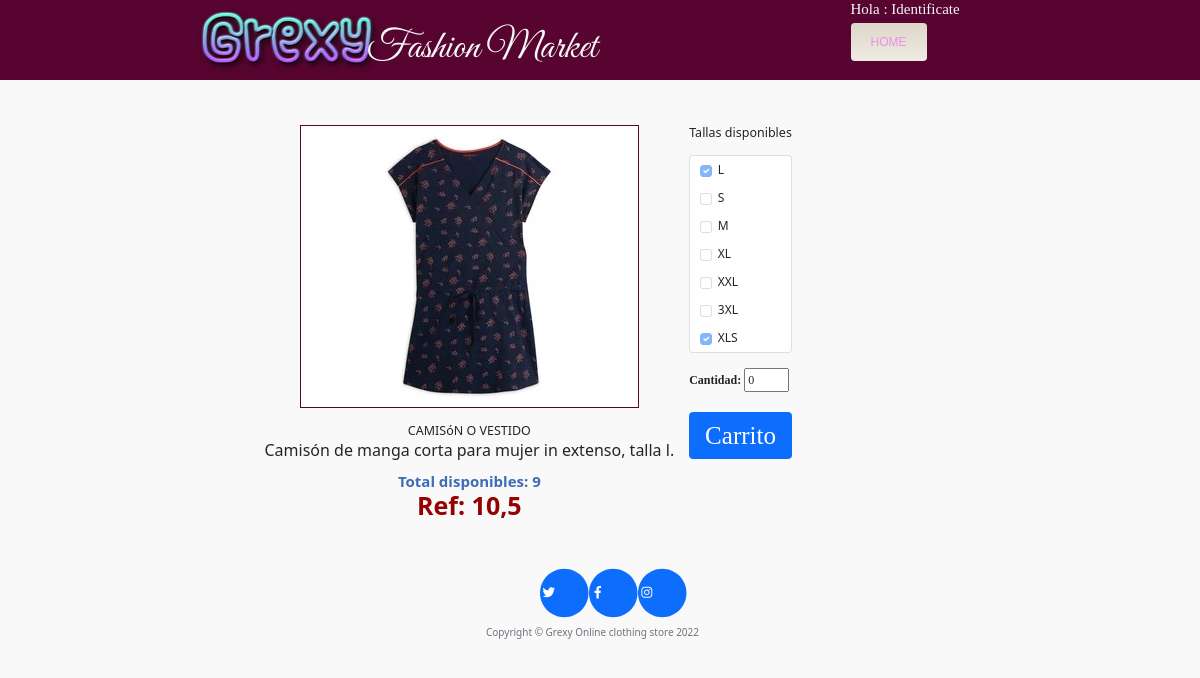
Screenshot of /fn_show_product/1 with the database file from the repository.
### main.py (models this page shows)
class Products(db.Model, UserMixin):
    __tablename__ = "products"
    prod_id         =db.Column(db.Integer,primary_key =True)
    categoria_id    =db.Column(db.Integer, primary_key=False)
    desc_small_prod =db.Column(db.String(100),unique =True,nullable = False)
    desc_large_prod =db.Column(db.String(100),nullable = False)
    img_prod        =db.Column(db.String(100),nullable =False)
    price_prod      =db.Column(db.Float, primary_key=False,nullable = False)
    sex_prod        =db.Column(db.String(1), nullable=False)
    target_prod     =db.Column(db.String(1), nullable=False)
    size_L_count    =db.Column(db.Integer, primary_key=False,nullable = False)
    size_S_count    =db.Column(db.Integer, primary_key=False,nullable = False)
    size_M_count    =db.Column(db.Integer, primary_key=False,nullable = False)
    size_XL_count   =db.Column(db.Integer, primary_key=False,nullable = False)
    size_XXL_count  =db.Column(db.Integer, primary_key=False,nullable = False)
    size_3XL_count  =db.Column(db.Integer, primary_key=False,nullable = False)
    size_XLS_count  =db.Column(db.Integer, primary_key=False,nullable = False)

### main.py (the view)
@app.route('/fn_show_product/<prod_id>',methods=["GET","POST"])
def fn_show_product(prod_id):
    global prod_list_det_glb,USER_CARD_LIST
    form = AddCarForm()
    if request.method =='POST':
        USER_CARD_LIST.append((prod_id,request.form.get('cantidad_req')))
        return redirect(url_for('fn_home'))
    else:
        fn_get_det_products(pProd_id=prod_id)
        return render_template(template_name_or_list='show-prod.html'
                               ,conpany_name        =COMPANY_NAME
                               ,btn_title           ='HOME'
                               ,current_year        =CURRENT_YEAR
                               ,prod_list_det       =prod_list_det_glb
                               ,full_name_user      =full_name_user
                               ,form                =form
                               )

### forms.py
class AddCarForm(FlaskForm):
    cantidad_req   =IntegerField('Cantidad:',[DataRequired(),length(min=1, max=3),input_required(),number_range(min=0, max=5)], default=0)
    submit         =SubmitField("Carrito")

### main.py (called while the page is built)
def fn_get_det_products(pProd_id):
    global prod_list_det_glb
    prod_list_det_glb = Products_vw.query.filter(Products_vw.prod_id == pProd_id).all()

### templates/show-prod.html
{% extends 'bootstrap/base.html' %}
{% import "bootstrap/wtf.html" as wtf %}
{% block content %}
{% include "header2.html" %}
<br><br><br>
<div class="row container div-login-main">
    <div class="col-md-auto
     div-well-come-back">
        <img src="{{ prod_list_det[0].img_prod}}" class="img-fluid" style="border: solid 1px;border-color: #570530;" alt="...">
        <br><br>
        <h5 class="card-title">{{ prod_list_det[0].desc_small_prod}}</h5>
        <p class="card-text" style="font-size: 16px;">{{ prod_list_det[0].desc_large_prod.capitalize() }}</p>
        <h5 class="card-title card-price" style="font-size: 15px;color : #3D6CB9;">Total disponibles: {{ prod_list_det[0].total_count }}</h5>
        <h5 class="card-title card-price" style="font-size: 25px;">Ref: {{ prod_list_det[0].price_prod}}</h5>
    </div>
    <div class="col-md-auto">
        <h5 class="card-title">Tallas disponibles</h5> <br>
        <ul class="list-group">
            <li class="list-group-item">
                {% if prod_list_det[0].size_L_count > 0 %}
                <input name="chk_size" class="form-check-input me-1" type="checkbox" checked disabled="True">
                {% else %}
                <input name="chk_size" class="form-check-input me-1" type="checkbox" disabled="True">
                {% endif %}
                L
            </li>
            <li class="list-group-item">
                {% if prod_list_det[0].size_S_count > 0 %}
                <input name="chk_size" class="form-check-input me-1" type="checkbox" checked disabled="True">
                {% else %}
                <input name="chk_size" class="form-check-input me-1" type="checkbox" disabled="True">
                {% endif %}
                S
            </li>
            <li class="list-group-item">
                {% if prod_list_det[0].size_M_count > 0 %}
                <input name="chk_size" class="form-check-input me-1" type="checkbox" checked disabled="True">
                {% else %}
                <input name="chk_size" class="form-check-input me-1" type="checkbox" disabled="True">
                {% endif %}
                M
            </li>
            <li class="list-group-item">
                {% if prod_list_det[0].size_XL_count > 0 %}
                <input name="chk_size" class="form-check-input me-1" type="checkbox" checked disabled="True">
                {% else %}
                <input name="chk_size" class="form-check-input me-1" type="checkbox" disabled="True">
                {% endif %}
                XL
            </li>
            <li class="list-group-item">
                {% if prod_list_det[0].size_XXL_count > 0 %}
                <input name="chk_size" class="form-check-input me-1" type="checkbox" checked disabled="True">
                {% else %}
                <input name="chk_size" class="form-check-input me-1" type="checkbox" disabled="True">
                {% endif %}
                XXL
            </li>
            <li class="list-group-item">
                {% if prod_list_det[0].size_3XL_count > 0 %}
                <input name="chk_size" class="form-check-input me-1" type="checkbox" checked disabled="True">
                {% else %}
                <input name="chk_size" class="form-check-input me-1" type="checkbox" disabled="True">
                {% endif %}
                3XL
            </li>
            <li class="list-group-item">
                {% if prod_list_det[0].size_XLS_count > 0 %}
                <input name="chk_size" class="form-check-input me-1" type="checkbox" checked disabled="True">
                {% else %}
                <input name="chk_size" class="form-check-input me-1" type="checkbox" disabled="True">
                {% endif %}
                XLS
            </li>
        </ul>
        <br>
            <form class="form-add2" name="FrmAddProd" action="{{ url_for('fn_show_product', prod_id=prod_list_det[0].prod_id) }}" method="post">
                {{ form.cantidad_req.label}}
                {{ form.cantidad_req }} <br><br>
                {{ form.submit(class_="btn btn-primary but-form-car") }}
            </form>
    </div>
</div>
{% include "footer.html" %}
{% endblock %}

### templates/header2.html (shortened to what this page needs)
<!doctype html>
<html lang="en">
  <head>
    <link href="https://cdn.jsdelivr.net/npm/bootstrap@5.2.0-beta1/dist/css/bootstrap.min.css" rel="stylesheet">
    <link rel="stylesheet" href="/static/css/styles.css">
      <link rel="stylesheet" href="/static/css/styles2.css">
  </head>
  <body>
    <div class="row div_first_row">
         <div class="col">
                  <img class="img-logo" src="/static/images/GrexyFun.png" alt="img-logo">
         </div>
         <div class="col-md-auto div_title_company">
                <h1 id="id-company">{{conpany_name}}</h1>
         </div>
        <div class="col div-header2-col2">
            <h1 id="h1-identificate">Hola : {{ full_name_user }}</h1>
           <a class="btn btn-primary float-right btn_bar" href="{{ url_for('fn_home') }}">{{ btn_title }}</a>
        </div>
    </div>

### templates/footer.html (shortened to what this page needs)
  <br><br><br><br>
  <footer>
    <div class="container">
      <div class="row">
        <div class="col-lg-8 col-md-10 mx-auto">
          <ul class="list-inline text-center">
            <li class="list-inline-item">
              <a href="https://twitter.com/">
                <span class="fa-stack fa-lg">
                  <i class="fas fa-circle fa-stack-2x"></i>
                  <i class="fab fa-twitter fa-stack-1x fa-inverse"></i>
                </span>
              </a>
            </li>
            <li class="list-inline-item">
              <a href="mailto:jorgevinsencio@gmail.com">
                <span class="fa-stack fa-lg">
                  <i class="fas fa-circle fa-stack-2x"></i>
                  <i class="fab fa-facebook-f fa-stack-1x fa-inverse"></i>
                </span>
              </a>
            </li>
            <li class="list-inline-item">
              <a href="https://www.instagram.com/">
                <span class="fa-stack fa-lg">
                  <i class="fas fa-circle fa-stack-2x"></i>
                  <i class="fab fa-instagram fa-stack-1x fa-inverse"></i>
                </span>
              </a>
            </li>
          </ul>
        </div>
        <br><br><br>
        <div class="row" style="text-align: -webkit-center;">
          <p class="copyright text-muted">Copyright &copy; Grexy Online clothing store {{current_year}}</p>
        </div>
      </div>
    </div>
  </footer>
</body>
</html>

### static/css/styles.css (style rules this page uses)
html,body { height: 1000px; background-color: #F9F9F9; }
.container { max-width: 1299px; }
.div_first_row { height:80px; background-color: #570530 }
.div_title_company { font-family: 'Rubik Moonrocks'; text-align: center; width: 40%; }
.div-well-come-back { justify-content: center; text-align: center; }
.div-login-main { width: 800px; position: relative; left: 257px; }
#submit { font-size: 25px; font-family: 'Source+Serif+Pro'; }
#id-company { height: 50%; width : 50%; font-size: 40px; text-align: -webkit-center; font-family: 'Great Vibes'; color : #F7F7F7; position: relative; top: 30%; }
.btn_bar { background: #DCD7C9; background-image: -webkit-linear-gradient(top, #DCD7C9, #F0EBE3); background-image: -moz-linear-gradient(top, #DCD7C9, #F0EBE3); background-image: -ms-linear-gradient(top, #DCD7C9, #F0EBE3); background-image: -o-linear-gradient(top, #DCD7C9, #F0EBE3); background-image: linear-gradient(to bottom, #DCD7C9, #F0EBE3); -webkit-border-radius: 28; -moz-border-radius: 28; border: none; font-family: Arial; color: #eb90eb; font-size: 12px; padding: 10px 20px 10px 20px; text-decoration: none; width:auto; }

### static/css/styles2.css (style rules this page uses)
.card-price { color: #950101; font-size: 15px; font-weight: bold; }
.list-group-item { font-size: 12px; }
.img-logo { height : 80px; position: relative; left: 190px; }
#h1-identificate { font-size: 15px; font-family: 'Rubik Moonrocks'; color: #F7F7F7; }
.form-add2 { font-size: 12px; font-family: 'Rubik Moonrocks'; }
.but-form-car { width: 100%; }

### rows the page displays
Products: desc_small_prod "CAMISóN O VESTIDO", desc_large_prod "Camisón de manga corta para mujer in extenso, talla l."

### other values shown
{{ conpany_name }} "Fashion Market"
{{ full_name_user }} "Identificate"
{{ btn_title }} "HOME"
{{ prod_list_det[0].total_count }} "9"
{{ prod_list_det[0].price_prod }} "10,5"
{{ current_year }} "2022"
